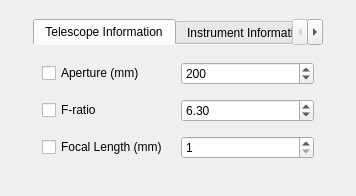
<?xml version="1.0" encoding="UTF-8"?>
<ui version="4.0">
 <class>Form</class>
 <widget class="QWidget" name="Form">
  <property name="geometry">
   <rect>
    <x>0</x>
    <y>0</y>
    <width>356</width>
    <height>196</height>
   </rect>
  </property>
  <property name="sizePolicy">
   <sizepolicy hsizetype="Fixed" vsizetype="Fixed">
    <horstretch>0</horstretch>
    <verstretch>0</verstretch>
   </sizepolicy>
  </property>
  <property name="windowTitle">
   <string>Form</string>
  </property>
  <layout class="QGridLayout" name="gridLayout">
   <item row="0" column="0">
    <widget class="QTabWidget" name="setupTab">
     <property name="sizePolicy">
      <sizepolicy hsizetype="Fixed" vsizetype="Fixed">
       <horstretch>0</horstretch>
       <verstretch>0</verstretch>
      </sizepolicy>
     </property>
     <property name="tabPosition">
      <enum>QTabWidget::North</enum>
     </property>
     <property name="tabShape">
      <enum>QTabWidget::Rounded</enum>
     </property>
     <property name="currentIndex">
      <number>0</number>
     </property>
     <property name="documentMode">
      <bool>true</bool>
     </property>
     <property name="tabsClosable">
      <bool>false</bool>
     </property>
     <property name="movable">
      <bool>false</bool>
     </property>
     <widget class="QWidget" name="tab_3">
      <attribute name="title">
       <string>Telescope Information</string>
      </attribute>
      <layout class="QGridLayout" name="gridLayout_5">
       <item row="0" column="0">
        <widget class="QCheckBox" name="cbAperture">
         <property name="enabled">
          <bool>true</bool>
         </property>
         <property name="text">
          <string>Aperture (mm)</string>
         </property>
        </widget>
       </item>
       <item row="1" column="0">
        <widget class="QCheckBox" name="cbFRatio">
         <property name="text">
          <string>F-ratio</string>
         </property>
        </widget>
       </item>
       <item row="1" column="1">
        <widget class="QDoubleSpinBox" name="sbFRatio">
         <property name="minimum">
          <double>1.000000000000000</double>
         </property>
         <property name="singleStep">
          <double>0.010000000000000</double>
         </property>
         <property name="value">
          <double>6.300000000000000</double>
         </property>
        </widget>
       </item>
       <item row="2" column="0">
        <widget class="QCheckBox" name="cbFocalLength">
         <property name="text">
          <string>Focal Length (mm)</string>
         </property>
        </widget>
       </item>
       <item row="0" column="1">
        <widget class="QSpinBox" name="sbAperture">
         <property name="minimum">
          <number>10</number>
         </property>
         <property name="maximum">
          <number>30000</number>
         </property>
         <property name="value">
          <number>200</number>
         </property>
        </widget>
       </item>
       <item row="2" column="1">
        <widget class="QSpinBox" name="sbFocalLength">
         <property name="minimum">
          <number>1</number>
         </property>
         <property name="maximum">
          <number>100000</number>
         </property>
        </widget>
       </item>
      </layout>
     </widget>
     <widget class="QWidget" name="tab_4">
      <attribute name="title">
       <string>Instrument Information</string>
      </attribute>
      <layout class="QGridLayout" name="gridLayout_6">
       <item row="0" column="0">
        <widget class="QCheckBox" name="cbCamera">
         <property name="text">
          <string>Camera Type</string>
         </property>
        </widget>
       </item>
       <item row="0" column="1" colspan="3">
        <widget class="QComboBox" name="comboCamera"/>
       </item>
       <item row="1" column="1" colspan="3">
        <widget class="QDoubleSpinBox" name="sbGain">
         <property name="sizePolicy">
          <sizepolicy hsizetype="Preferred" vsizetype="Fixed">
           <horstretch>0</horstretch>
           <verstretch>0</verstretch>
          </sizepolicy>
         </property>
        </widget>
       </item>
       <item row="2" column="1">
        <widget class="QDoubleSpinBox" name="sbPixelX">
         <property name="decimals">
          <number>2</number>
         </property>
        </widget>
       </item>
       <item row="3" column="1">
        <widget class="QSpinBox" name="sbSensorX">
         <property name="maximum">
          <number>10000</number>
         </property>
        </widget>
       </item>
       <item row="2" column="3">
        <widget class="QDoubleSpinBox" name="sbPixelY">
         <property name="decimals">
          <number>2</number>
         </property>
        </widget>
       </item>
       <item row="2" column="2">
        <widget class="QLabel" name="label_38">
         <property name="text">
          <string>×</string>
         </property>
         <property name="alignment">
          <set>Qt::AlignCenter</set>
         </property>
        </widget>
       </item>
       <item row="3" column="3">
        <widget class="QSpinBox" name="sbSensorY">
         <property name="maximum">
          <number>10000</number>
         </property>
        </widget>
       </item>
       <item row="3" column="2">
        <widget class="QLabel" name="label_39">
         <property name="text">
          <string>×</string>
         </property>
         <property name="alignment">
          <set>Qt::AlignCenter</set>
         </property>
        </widget>
       </item>
       <item row="1" column="0">
        <widget class="QLabel" name="label_41">
         <property name="text">
          <string>Camera Gain (ADU/e')</string>
         </property>
        </widget>
       </item>
       <item row="2" column="0">
        <widget class="QLabel" name="label_58">
         <property name="text">
          <string>Pixel Size (µm)</string>
         </property>
        </widget>
       </item>
       <item row="3" column="0">
        <widget class="QLabel" name="label_59">
         <property name="text">
          <string>Sensor Size (px)</string>
         </property>
        </widget>
       </item>
      </layout>
     </widget>
     <widget class="QWidget" name="tab_10">
      <attribute name="title">
       <string>FOV</string>
      </attribute>
      <layout class="QGridLayout" name="gridLayout_16">
       <item row="0" column="0">
        <widget class="QLabel" name="label_61">
         <property name="text">
          <string>Pixel Size (arcsec)</string>
         </property>
        </widget>
       </item>
       <item row="0" column="1">
        <widget class="QLabel" name="tlPixX">
         <property name="text">
          <string>TextLabel</string>
         </property>
        </widget>
       </item>
       <item row="0" column="2">
        <widget class="QLabel" name="label_64">
         <property name="text">
          <string>×</string>
         </property>
         <property name="alignment">
          <set>Qt::AlignCenter</set>
         </property>
        </widget>
       </item>
       <item row="0" column="3">
        <widget class="QLabel" name="tlPixY">
         <property name="text">
          <string>TextLabel</string>
         </property>
        </widget>
       </item>
       <item row="1" column="0">
        <widget class="QLabel" name="label_60">
         <property name="text">
          <string>FOV (ddºmm'ss&quot;)</string>
         </property>
        </widget>
       </item>
       <item row="1" column="1">
        <widget class="QLabel" name="tlFOVx">
         <property name="text">
          <string>TextLabel</string>
         </property>
        </widget>
       </item>
       <item row="1" column="2">
        <widget class="QLabel" name="label_62">
         <property name="text">
          <string>×</string>
         </property>
         <property name="alignment">
          <set>Qt::AlignCenter</set>
         </property>
        </widget>
       </item>
       <item row="1" column="3">
        <widget class="QLabel" name="tlFOVy">
         <property name="text">
          <string>TextLabel</string>
         </property>
        </widget>
       </item>
      </layout>
     </widget>
    </widget>
   </item>
  </layout>
 </widget>
 <resources/>
 <connections/>
</ui>
